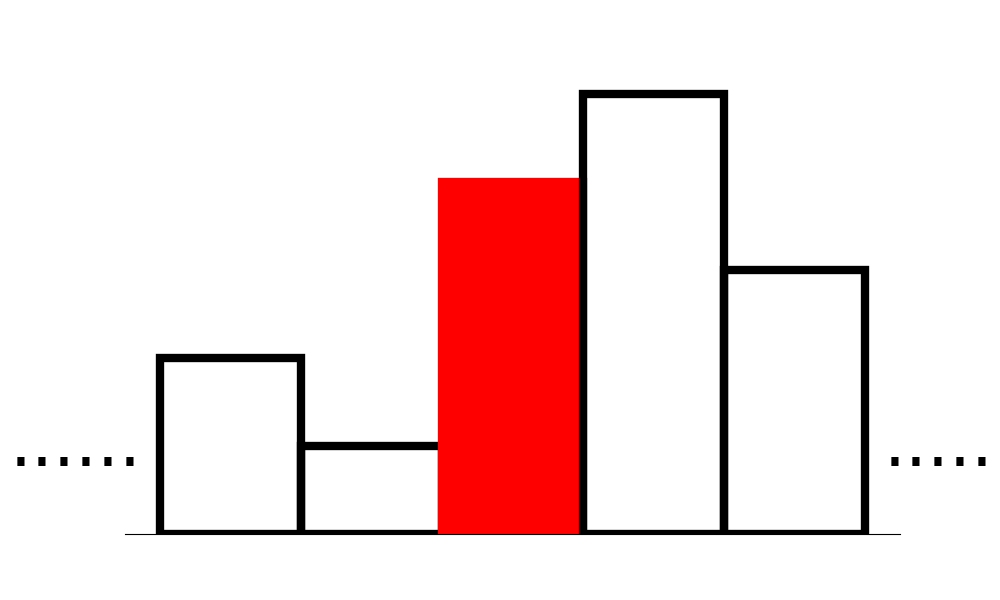
#> input picture publication/bar_plot_0.png, 1000 x 600 px
$ jupyter execute draw_mask_patterns.ipynb
#> lines starting #> are read from the running program, lines starting #| are printed output that depends on the picture
[cell 1]
from matplotlib import pyplot as plt
from matplotlib.offsetbox import OffsetImage, AnnotationBbox

[cell 2]
whole_sequence = 'Tom bought 3 apples and ate 1 . He now has 2'
tokens = whole_sequence.split()
no_masks = 1
gap_len = 3
text_size_square = 26
MLM_text_size = 23
tiny_dist_position = (0.935, -0.8)
dotted_2_position = (0.96, 0.33)
dotted_2_position_multimask = (0.964, 0.31)

[cell 3]
def plot_offset(axs, ax_id, input_len, title, tiny_dist_name):
#> called with axs = array of shape (3,), ax_id = 0, input_len = 11, title = 'Baseline', tiny_dist_name = 'bar_plot_0.png'
    mask_pos = input_len
    # Parameters for squares
    size = 1  # Size of the square
    spacing = 1.1  # Spacing between squares
    for i in range(len(tokens) + no_masks):
        # Calculate bottom left corner of each square
        x = i * (size + (spacing - 1) * size)
        if i == mask_pos:  # If the square is a mask square
            square_color = 'lightgreen'
            text = '[MASK]'
            square = plt.Rectangle((x, 0), 1.5*size, size, fill=True, color=square_color,  linewidth=2)
            axs[ax_id].text(x + size * 0.75, size/2, text, ha='center', va='center', fontsize=text_size_square)
        elif i == no_masks + len(tokens) - 1:  # If the square is the last output square
            x += gap_len * size  # Add a gap between the input and output squares
            square_color = 'red'
            text = tokens[i - no_masks]
            square = plt.Rectangle((x, 0), size, size, fill=True, color=square_color,  linewidth=2)
            axs[ax_id].text(x + size/2, size/2, text, ha='center', va='center', fontsize=text_size_square)
        elif i >= input_len + no_masks: # If the square is an output square
            x += gap_len * size  # Add a gap between the input and output squares
            square_color = 'lightcoral'
            text = tokens[i - no_masks]
            square = plt.Rectangle((x, 0), size, size, fill=True, color=square_color,  linewidth=2)
            axs[ax_id].text(x + size/2, size/2, text, ha='center', va='center', fontsize=text_size_square)

        elif i < input_len + no_masks:  # If the square is an input square
            square_color = 'lightblue'
            text = tokens[i]
            square = plt.Rectangle((x, 0), size, size, fill=True, color=square_color, linewidth=2)
            axs[ax_id].text(x + size/2, size/2, text, ha='center', va='center', fontsize=text_size_square)

        # Inside the loop, after adding the square patch
        axs[ax_id].add_patch(square)
        axs[ax_id].arrow(input_len * spacing + no_masks * spacing * 1.5 + 0.5 * spacing, size/2, size, 0, head_width=0.1, head_length=0.2, fc='k', ec='k')
        axs[ax_id].text(input_len * spacing + no_masks * spacing * 1.5 + spacing, size/2 + 0.2, 'MLM', ha='center', va='center', fontweight='bold', fontdict={'family': 'Monospace', 'size': MLM_text_size})

    axs[ax_id].text((len(tokens)-4) * spacing , -0.4, title, ha='center', va='center', fontstyle='italic', fontsize=25)
    image = plt.imread(tiny_dist_name)
#> image is the input picture: shape (600, 1000, 4) float32; mean R, G, B, A 0.965, 0.881, 0.881, 1
    imagebox = OffsetImage(image, zoom=0.1)  # Adjust zoom as needed
    ab = AnnotationBbox(imagebox, tiny_dist_position, xycoords='axes fraction', boxcoords="axes fraction", box_alignment=(0,-0.1), frameon=False)
    axs[ax_id].add_artist(ab)

    image = plt.imread('dotted_2.png')
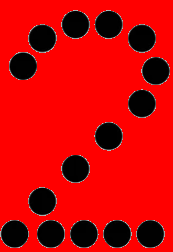
#> input picture publication/dotted_2.png, 173 x 252 px
#> image is the input picture: shape (252, 173, 4) float32; mean R, G, B, A 0.794, 0.0159, 0.0159, 1
#> call 2 of plot_offset, with axs = array of shape (3,), ax_id = 1, input_len = 8, title = 'K-offset', tiny_dist_name = 'bar_plot_1.png'
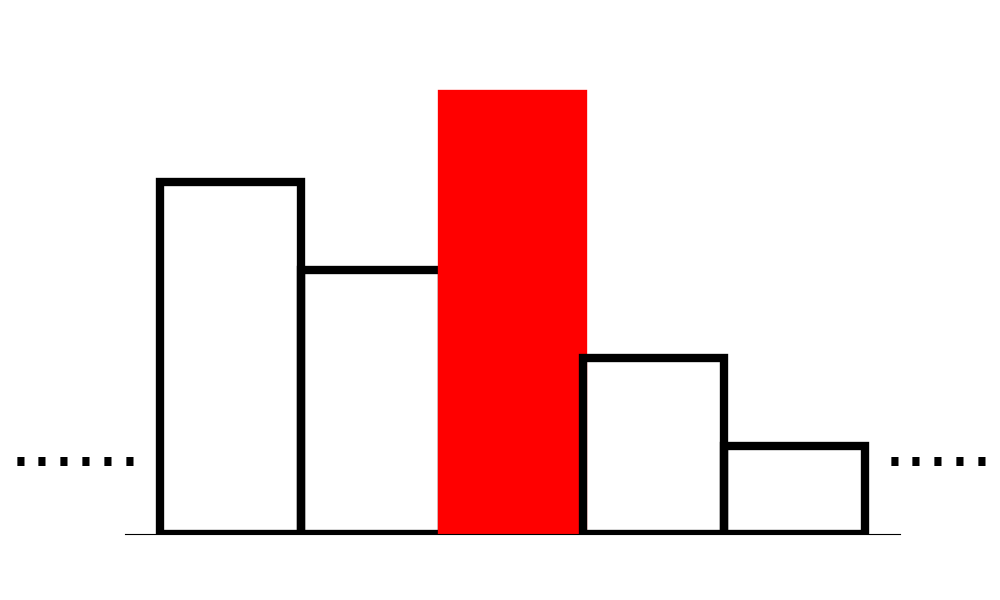
#> input picture publication/bar_plot_1.png, 1000 x 600 px
#> in plot_offset, image is the input picture: shape (600, 1000, 4) float32; mean R, G, B, A 0.97, 0.862, 0.862, 1
    imagebox = OffsetImage(image, zoom=0.1)  # Adjust zoom as needed
    ab = AnnotationBbox(imagebox, dotted_2_position, xycoords='axes fraction', boxcoords="axes fraction", box_alignment=(0,-0.1), frameon=False)
    axs[ax_id].add_artist(ab)

    # Set the axis limits to fit the squares and adjust for equal aspect ratio
    axs[ax_id].set_xlim(0, (len(tokens)+no_masks) * size * spacing + gap_len * size)
    axs[ax_id].set_ylim(0, size)
    axs[ax_id].set_aspect('equal')

    # Remove the axes for a cleaner look
    axs[ax_id].axis('off')

[cell 4]
def plot_double_mask(axs, ax_id, input_len, title, tiny_dist_name):
#> called with axs = array of shape (3,), ax_id = 2, input_len = 8, title = 'Multimask', tiny_dist_name = 'bar_plot_2.png'
    tokens = ['Tom',
    'bought',
    '3',
    'apples',
    'and',
    '.',
    'He',
    'now',
    'has',
    'ate',
    '1',
    '2']
    mask_positions = [5,10]
    no_masks = len(mask_positions)
    # Parameters for squares
    size = 1  # Size of the square
    spacing = 1.1  # Spacing between squares
    for i in range(len(tokens) + no_masks):
        # Calculate bottom left corner of each square
        x = i * spacing  * size
        if i == mask_positions[0]:  # If the square is a mask square
            square_color = 'lightgreen'
            text = '[MASK1]'
            square = plt.Rectangle((x, 0), 1.5*size, size, fill=True, color=square_color,  linewidth=2)
            axs[ax_id].text(x + size * 0.75, size/2, text, ha='center', va='center', fontsize=text_size_square)
        elif i == mask_positions[1]:  # If the square is a mask square
            x += 0.5
            square_color = 'lightgreen'
            text = '[MASK2]'
            square = plt.Rectangle((x, 0), 1.5*size, size, fill=True, color=square_color,  linewidth=2)
            axs[ax_id].text(x + size * 0.75, size/2, text, ha='center', va='center', fontsize=text_size_square)
        elif i == no_masks + len(tokens) - 1:  # If the square is the last output square
            x += gap_len * size + 0.5  # Add a gap between the input and output squares
            square_color = 'red'
            text = tokens[i - no_masks]
            square = plt.Rectangle((x, 0), size, size, fill=True, color=square_color,  linewidth=2)
            axs[ax_id].text(x + size/2, size/2, text, ha='center', va='center', fontsize=text_size_square)
        elif i >= input_len + no_masks: # If the square is an output square
            x += gap_len * size  # Add a gap between the input and output squares
            square_color = 'lightcoral'
            text = tokens[i - no_masks]
            square = plt.Rectangle((x, 0), size, size, fill=True, color=square_color,  linewidth=2)
            axs[ax_id].text(x + size/2, size/2, text, ha='center', va='center', fontsize=text_size_square)
        elif i < mask_positions[0]:  # If the square is before the first mask
            square_color = 'lightblue'
            text = tokens[i]
            square = plt.Rectangle((x, 0), size, size, fill=True, color=square_color, linewidth=2)
            axs[ax_id].text(x + size/2, size/2, text, ha='center', va='center', fontsize=text_size_square)
        elif i < mask_positions[1]:  # If the square is between the two masks
            x += 0.5
            square_color = 'lightblue'
            text = tokens[i-1]
            square = plt.Rectangle((x, 0), size, size, fill=True, color=square_color, linewidth=2)
            axs[ax_id].text(x + size/2, size/2, text, ha='center', va='center', fontsize=text_size_square)

        # Inside the loop, after adding the square patch
        axs[ax_id].add_patch(square)
        axs[ax_id].arrow(9 * spacing + no_masks * spacing * 1.5 + 0.3 * spacing, size/2, size, 0, head_width=0.1, head_length=0.2, fc='k', ec='k')
        axs[ax_id].text(9 * spacing + no_masks * spacing * 1.5 + 0.8*spacing, size/2 + 0.2, 'MLM', ha='center', va='center', fontstyle='normal', fontweight='bold',  fontdict={'family': 'Monospace', 'size': MLM_text_size})

    axs[ax_id].text(8.7 * spacing , -0.4, title, ha='center', va='center', fontstyle='italic', fontsize=25)

    image = plt.imread(tiny_dist_name)
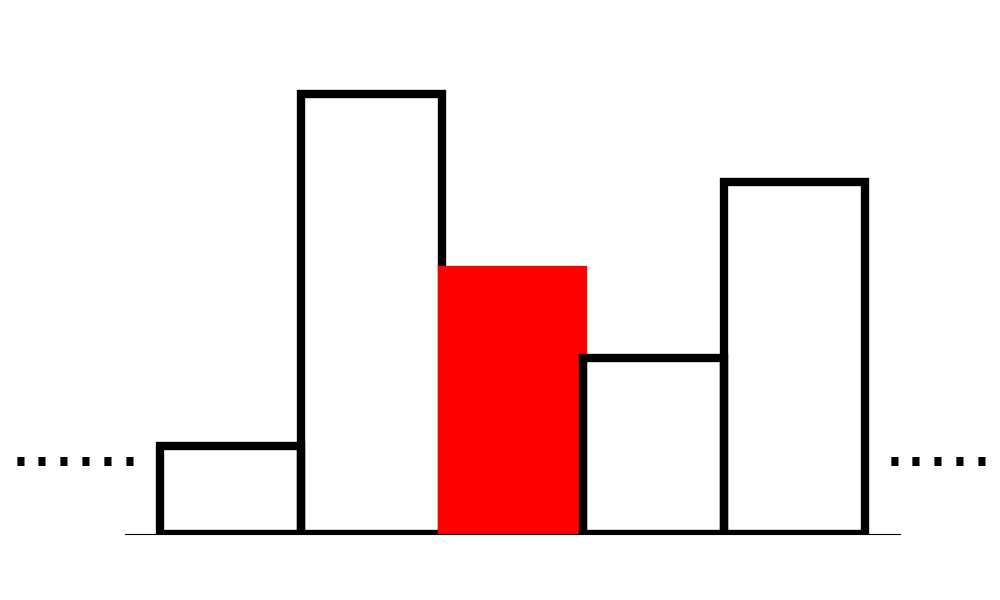
#> input picture publication/bar_plot_2.png, 1000 x 600 px
#> image is the input picture: shape (600, 1000, 4) float32; mean R, G, B, A 0.964, 0.9, 0.9, 1
    imagebox = OffsetImage(image, zoom=0.1)  # Adjust zoom as needed
    ab = AnnotationBbox(imagebox, tiny_dist_position, xycoords='axes fraction', boxcoords="axes fraction", box_alignment=(0,-0.1), frameon=False)
    axs[ax_id].add_artist(ab)

    image = plt.imread('dotted_2.png')
    imagebox = OffsetImage(image, zoom=0.1)  # Adjust zoom as needed
    ab = AnnotationBbox(imagebox, dotted_2_position_multimask, xycoords='axes fraction', boxcoords="axes fraction", box_alignment=(0,-0.1), frameon=False)
    axs[ax_id].add_artist(ab)

    # add the picture publications/eoc_disagreements.png to the plot
    # axs[ax_id].imshow('publications/eoc_disagreements.png', aspect='auto', extent=(0, 10, 0, 10))
    # Set the axis limits to fit the squares and adjust for equal aspect ratio
    axs[ax_id].set_xlim(0, (len(tokens)+no_masks) * size * spacing + gap_len * size + 0.5)
    axs[ax_id].set_ylim(0, size)
    axs[ax_id].set_aspect('equal')

    # Remove the axes for a cleaner look
    axs[ax_id].axis('off')

[cell 5]
fig, axs = plt.subplots(3, 1, figsize=(22, 8))  # Create two subplots vertically
# for ax_id in range(3):  # Loop over the two axes
plot_offset(axs, 0, len(tokens)-1, 'Baseline', 'bar_plot_0.png')
plot_offset(axs, 1, len(tokens)-4, 'K-offset', 'bar_plot_1.png')
plot_double_mask(axs, 2, 8,'Multimask', 'bar_plot_2.png')

plt.tight_layout()
# save
plt.savefig('conditionals.png')
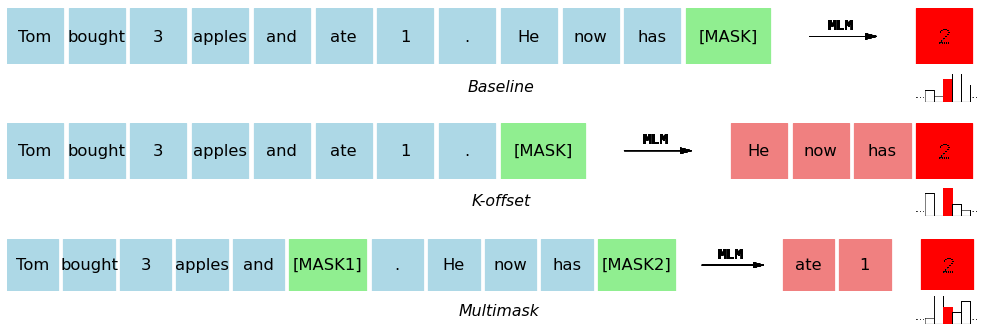
#> figure drawn by matplotlib, 3 panels
plt.show()
